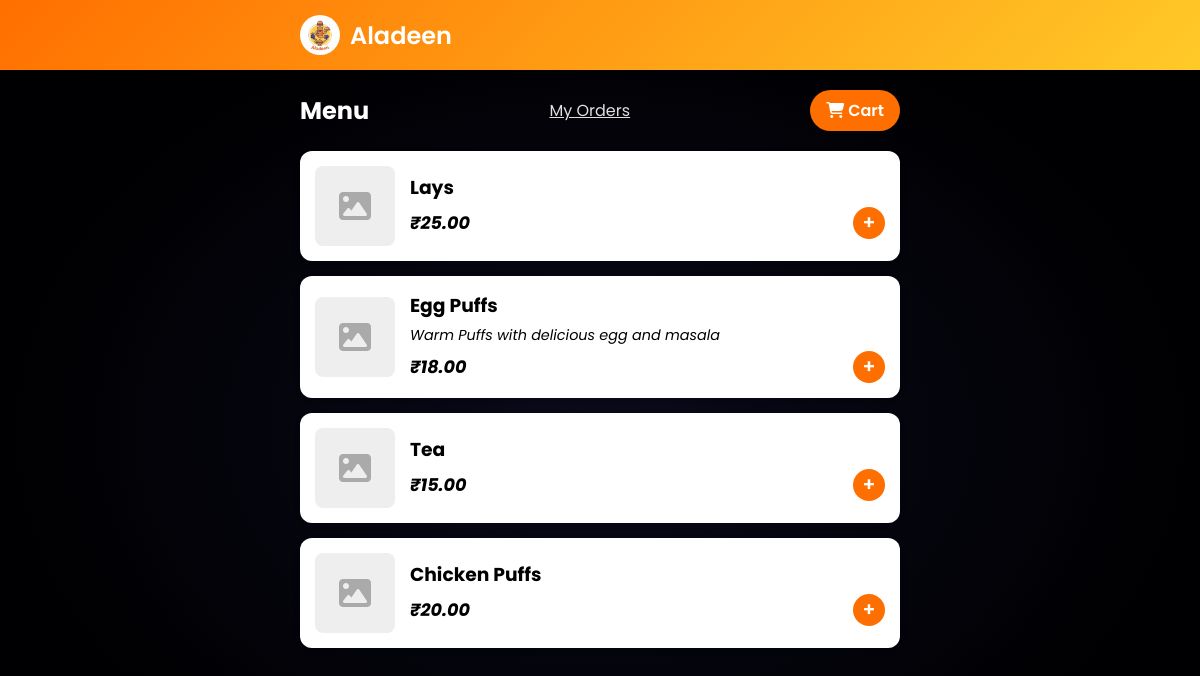
/menu/, run on an earlier commit of the app's database.
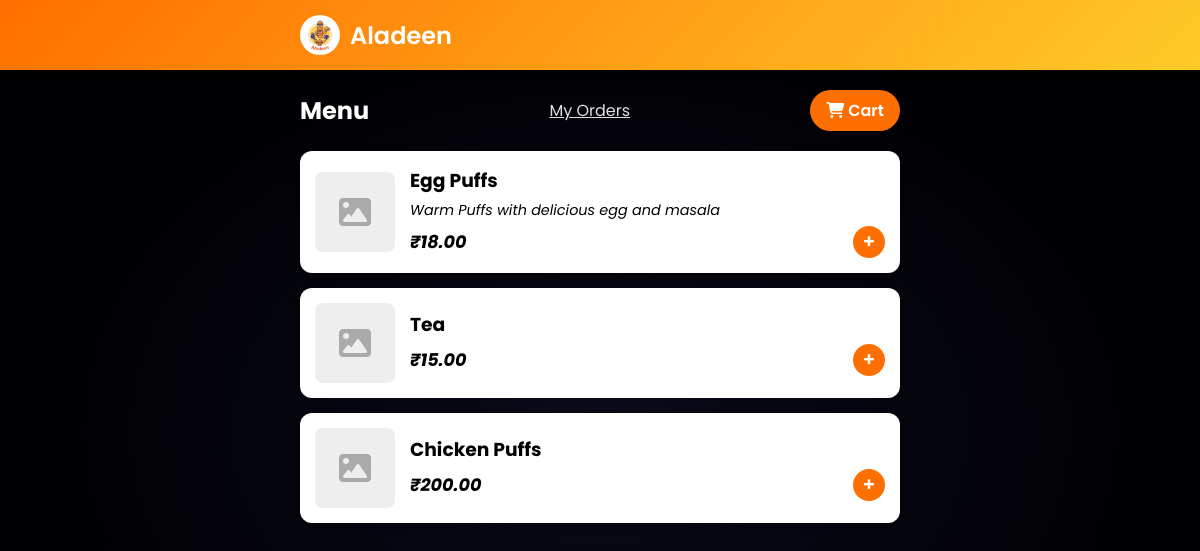
And on a later commit of the database.
### orders/models.py (models this page shows, shortened)
class Snack(models.Model):
    name = models.CharField(max_length=200)
    description = models.TextField(blank=True)
    price = models.DecimalField(max_digits=6, decimal_places=2)
    image = models.ImageField(upload_to='snacks/', blank=True, null=True)
    is_available = models.BooleanField(default=True)
    stock = models.PositiveIntegerField(default=0)

### orders/views.py (the view)
# urls.py: path("menu/", AdminMenuListAPI.as_view()),
def menu(request):
    snacks = Snack.objects.filter(is_available=True)
    cart = request.session.get('cart', {})
    snacks_with_qty = []
    for snack in snacks:
        qty = cart.get(str(snack.id), 0)
        snacks_with_qty.append({
            'snack': snack,
            'qty': qty
        })
    return render(request, 'menu.html', {'snacks_with_qty': snacks_with_qty})

### templates/menu.html (shortened to what this page needs)
{% extends 'base.html' %}
{% block content %}
<div style="display: flex; justify-content: space-between; align-items: center; margin-bottom: 20px;">
    <h2 style="margin:0; color: white;">Menu</h2>
    <a style="color: #e0e0e0;" href="{% url 'my_orders' %}">My Orders</a>
    <a href="{% url 'cart' %}" class="btn btn-primary" style="padding: 8px 16px;">
        <i class="fas fa-shopping-cart"></i> Cart
    </a>
</div>
<div class="menu-grid">
    {% for item in snacks_with_qty %}
    <div class="snack-card">
        {% if item.snack.image %}
        <img src="{{ item.snack.image.url }}" alt="{{ item.snack.name }}" class="snack-img">
        {% else %}
        <div class="snack-img"
            style="background: #eee; display: flex; align-items: center; justify-content: center; color: #aaa;">
            <i class="fas fa-image fa-2x"></i>
        </div>
        {% endif %}
        <div class="snack-info">
            <h3 style="margin: 0 0 5px; font-weight: bold; color: black;">{{ item.snack.name }}</h3>
            <p style="margin: 0 0 5px; font-size: 0.9rem; font-style: italic; color: black;">{{ item.snack.description }}</p>
            <div style="display: flex; justify-content: space-between; align-items: center;">
                <span class="snack-price" style="font-style: italic; color: black;">₹{{ item.snack.price }}</span>
                {% if item.snack.stock > 0 %}
                <div style="display: flex; align-items: center; gap: 10px;">
                    <a href="{% url 'add_to_cart' item.snack.id %}" class="btn btn-primary"
                        style="padding: 0; font-size: 1.2rem; border-radius: 50%; width: 32px; height: 32px; display: flex; align-items: center; justify-content: center; text-decoration: none; line-height: 1;">
                        +
                    </a>
                </div>
                {% else %}
                <span class="out-of-stock">Out of Stock</span>
                {% endif %}
            </div>
        </div>
    </div>
    {% empty %}
    <div class="card" style="text-align: center;">
        <p>No snacks available right now.</p>
    </div>
    {% endfor %}
</div>
{% endblock %}

What changed in the data, as far as the page shows it:
no longer on this page (row edited): Snack: snack.name "Lays", snack.price "25.00"
changed Snack "Chicken Puffs": snack.price "20.00" → "200.00"
